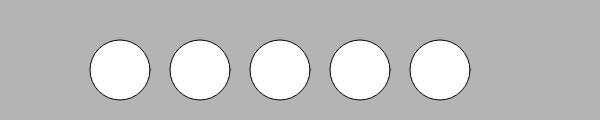
Frame 1 (no input)
Frame 60 (no input): identical to frame 1, image omitted
Frame 120 (the mouse pressed at the canvas centre since frame 60): identical to frame 1, image omitted

The p5.js sketch that drew this single still picture (run headless with seeded random() and noise() and a simulated clock; from frame 60 on, the mouse is pressed at the canvas centre):

// p5.js sketch
// ── sketch.js
function setup() {
  createCanvas(600, 120);
}

function draw() {
	background(180);
	var y = 70;

  	ellipse(120, y, 60, 60);
  	ellipse(200, y, 60, 60);
  	ellipse(280, y, 60, 60);
  	ellipse(360, y, 60, 60);
  	ellipse(440, y, 60, 60);
}
